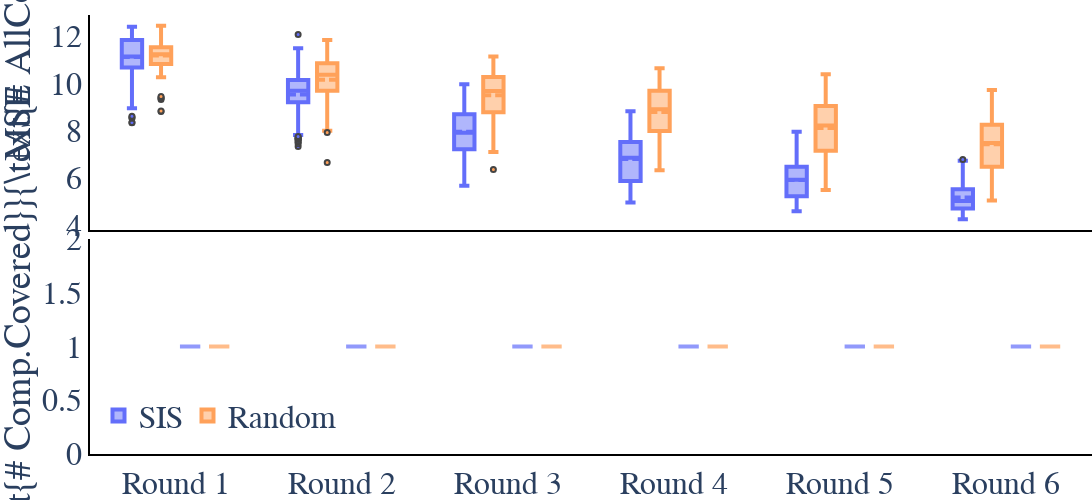

The code cell stored with this chart in its notebook:
### Code cell
fig2.show()

### Figure 1 — Plotly figure (JSON) as saved in the notebook; plotly's stock layout.template omitted (floating-point values rounded to 4 significant figures; data arrays with more than 128 entries replaced by an {"elided": "..."} marker saying what was removed)
{"data": [{"boxmean": true, "line": {"width": 4}, "marker": {"color": "#636EFA", "line": {"width": 2}, "size": 5}, "name": "SIS", "type": "box", "x": {"elided": "654 str values"}, "xaxis": "x", "y": {"elided": "654 float values"}, "yaxis": "y"}, {"boxmean": true, "line": {"width": 4}, "marker": {"color": "#FFA15A", "line": {"width": 2}, "size": 5}, "name": "Random", "type": "box", "x": {"elided": "654 str values"}, "xaxis": "x", "y": {"elided": "654 float values"}, "yaxis": "y"}, {"line": {"width": 4}, "marker": {"color": "#636EFA", "line": {"width": 2}, "size": 5}, "name": "SIS", "opacity": 0.7, "showlegend": false, "type": "box", "x": {"elided": "654 str values"}, "xaxis": "x2", "y": {"elided": "654 int values"}, "yaxis": "y2"}, {"line": {"width": 4}, "marker": {"color": "#FFA15A", "line": {"width": 2}, "size": 5}, "name": "Random", "opacity": 0.7, "showlegend": false, "type": "box", "x": {"elided": "654 str values"}, "xaxis": "x2", "y": {"elided": "654 int values"}, "yaxis": "y2"}], "layout": {"boxmode": "group", "font": {"family": "serif", "size": 32}, "height": 500, "legend": {"orientation": "h", "x": 0.25, "xanchor": "right", "y": 0.15, "yanchor": "top"}, "margin": {"b": 0, "l": 0, "r": 0, "t": 0}, "plot_bgcolor": "rgba(0,0,0,0)", "violinmode": "group", "width": 1200, "xaxis": {"anchor": "y", "domain": [0, 1], "linecolor": "black", "linewidth": 2, "matches": "x2", "showline": true, "showticklabels": false}, "xaxis2": {"anchor": "y2", "domain": [0, 1], "linecolor": "black", "linewidth": 2, "showline": true}, "yaxis": {"anchor": "x", "domain": [0.51, 1], "linecolor": "black", "linewidth": 2, "showline": true, "title": {"text": "MSE"}}, "yaxis2": {"anchor": "x2", "domain": [0, 0.49], "linecolor": "black", "linewidth": 2, "showline": true, "title": {"text": "$\\Large{1 - \\frac{\\text{# Comp.Covered}}{\\text{# AllComp.}}}$"}}}}
